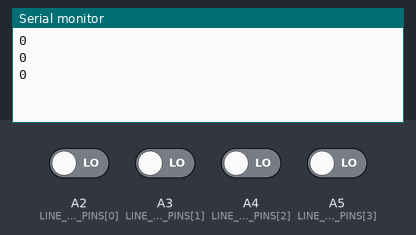
The sketch below on a simulated Arduino Uno, built with avr-gcc and run on an emulated ATmega328P. Parts: the last lines printed to the serial monitor. The inputs (shaded band) are chosen by the test bench; at power-on: A2 (LINE_SENSOR_PINS[0]), A3 (LINE_SENSOR_PINS[1]), A4 (LINE_SENSOR_PINS[2]), A5 (LINE_SENSOR_PINS[3]) LOW.

Above: at 2.8 s.
2.9 s: A2 (LINE_SENSOR_PINS[0]) driven HIGH
At 3.8 s:
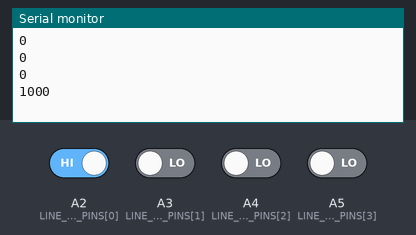
4.4 s: A3 (LINE_SENSOR_PINS[1]) driven HIGH
At 5.6 s:
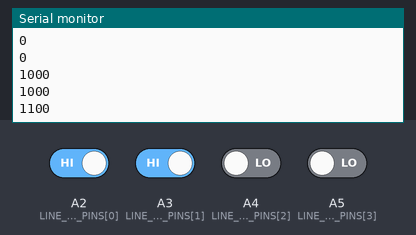
5.9 s: A4 (LINE_SENSOR_PINS[2]) driven HIGH
At 6.4 s:
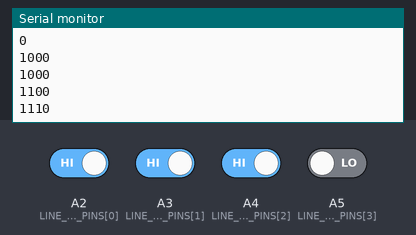
7.4 s: A5 (LINE_SENSOR_PINS[3]) driven HIGH
At 8.7 s:
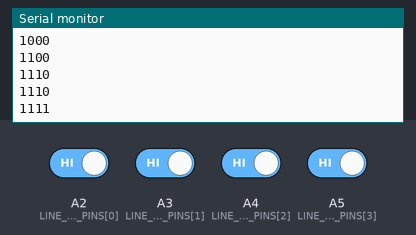
8.9 s: A2 (LINE_SENSOR_PINS[0]) driven LOW
At 9.8 s:
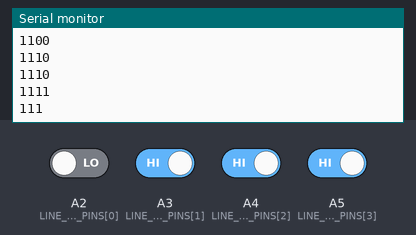
10.4 s: A3 (LINE_SENSOR_PINS[1]) driven LOW
At 11.4 s:
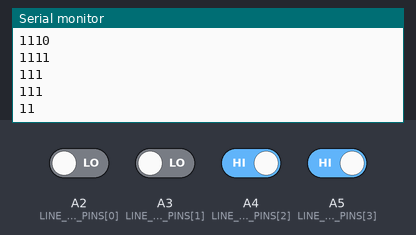
Timing chart, 0 to 12.9 s (numbered marks = the images above; inputs shaded):
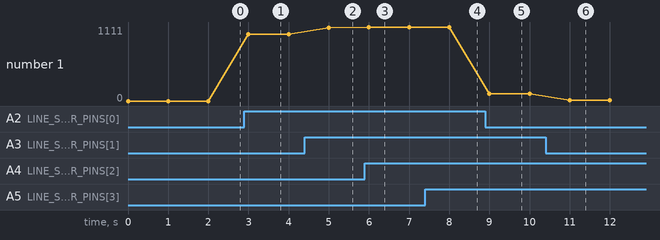

The sketch:

motor_test.ino
```cpp
const bool ROTATE_CLOCKWISE = false;
const bool ROTATE_COUNTER_CLOCKWISE = true;

const int SPEED = 40;

const uint32_t MOTOR_DIRECTION_LEFT = 12;
const uint32_t MOTOR_DIRECTION_RIGHT = 13;

const uint32_t SPEED_LEFT = 3;
const uint32_t SPEED_RIGHT = 11;

const uint32_t SEGMENT_U2 = 9;
const uint32_t SEGMENT_U1 = 10;
const uint32_t SEGMENT_PINS[] = {1, 2, 4, 5, 6, 7, 8};

#define SIZEOF_ARRAY(x) sizeof(x)/sizeof(x[0])

const bool motor_only = false;

// 7-segment waardes voor alle cijfers.
const bool SEGMENT_NUMERIC[10][7] = {
	//a,b,c,d,e,f,g
	{1,1,1,1,1,1,0}, // 0
	{0,1,1,0,0,0,0}, // 1
	{1,1,0,1,1,0,1}, // 2
	{1,1,1,1,0,0,1}, // 3
	{0,1,1,0,0,1,1}, // 4
	{1,0,1,1,0,1,1}, // 5
	{1,0,1,1,1,1,1}, // 6
	{1,1,1,0,0,0,0}, // 7
	{1,1,1,1,1,1,1}, // 8
	{1,1,1,1,0,1,1}  // 9
};

const bool SEGMENT_LETTERS[10][7] = {
	//a,b,c,d,e,f,g
	{1,0,0,0,1,1,1}, // F
	{0,0,0,0,1,0,1}, // R
	{0,0,1,1,1,1,1}, // B
	{0,0,0,1,1,1,0}, // L
};
void motors_init(){
	TCCR2B = TCCR2B & B11111000 | B00000111;
	pinMode(MOTOR_DIRECTION_LEFT, OUTPUT);
	pinMode(MOTOR_DIRECTION_RIGHT, OUTPUT);

}

void segment_display_init(){
	pinMode(SEGMENT_U1, OUTPUT);
	pinMode(SEGMENT_U2, OUTPUT);
	for(size_t i = 0; i < SIZEOF_ARRAY(SEGMENT_PINS); i++){
		pinMode(SEGMENT_PINS[i], OUTPUT);

	}
}

void display_show(const bool* segments1, const bool* segments2){
	//nog implementeren.
	digitalWrite(SEGMENT_U1, LOW);
	//display_clear();
	if(segments1 != NULL){
		for(size_t i = 0; i < 7; i++){
			digitalWrite(SEGMENT_PINS[i], segments1[i]);

		}

	}
}

const uint8_t VALUES_FORWARD[] = {
	0b01011, // 11
	0b11010, // 26
	0b11011, //16+8+2+1 = 27
};

const uint8_t VALUES_LEFT[] = {
	0b00001, // 1
	0b00010, // 2
	0b00011, // 3
	0b10010, // 18
	0b10011, // 19
};

const uint8_t VALUES_RIGHT[] = {
	0b01000, //8
	0b01001, //9
	0b10000, //16
	0b10001, //17
	0b11000, //24
	0b11001, //25
};

bool in_array(uint8_t* arr, uint8_t value, size_t n){
	for(size_t i = 0; i < n; i++){
		if(arr[i] == value){
			return true;

		}

	}
	return false;

}

const uint8_t VALUE_POSSIBLE_FINISH = 0b00000;


const uint32_t LINE_SENSOR_PINS[5] = {A2, A3, A4, A5};
const uint32_t PING_ECHO = A1;
const uint32_t PING_TRIGGER = A0;

void linsensor_init(){
	for(size_t i = 0; i < 4; i++){
		pinMode(LINE_SENSOR_PINS[i], INPUT);
	}

}

uint8_t get_line_sensor(){
	uint8_t result = 0;
	uint8_t idx = 3;
	for(size_t i = 0; i < 4; i++){
		result |= ((uint8_t)digitalRead(LINE_SENSOR_PINS[i]) << idx);
		idx--;

	}
	//Serial.print("[Line sensor] value = ");
	//Serial.println(result);
	return result;

}

uint8_t get_center_line(){
	return digitalRead(LINE_SENSOR_PINS[2]);
}

void forward(){
  digitalWrite(MOTOR_DIRECTION_LEFT, ROTATE_CLOCKWISE);
  digitalWrite(MOTOR_DIRECTION_RIGHT, ROTATE_COUNTER_CLOCKWISE);
  analogWrite(SPEED_LEFT, SPEED);
  analogWrite(SPEED_RIGHT, SPEED);
}

void backward(){
  digitalWrite(MOTOR_DIRECTION_LEFT, ROTATE_COUNTER_CLOCKWISE);
  digitalWrite(MOTOR_DIRECTION_RIGHT, ROTATE_CLOCKWISE);
  analogWrite(SPEED_LEFT, SPEED);
  analogWrite(SPEED_RIGHT, SPEED);
}

void right(){
  digitalWrite(MOTOR_DIRECTION_LEFT, ROTATE_COUNTER_CLOCKWISE);
  digitalWrite(MOTOR_DIRECTION_RIGHT, ROTATE_COUNTER_CLOCKWISE);
  analogWrite(SPEED_LEFT, SPEED);
  analogWrite(SPEED_RIGHT, 0);
}

void left(){
  digitalWrite(MOTOR_DIRECTION_LEFT, ROTATE_CLOCKWISE);
  digitalWrite(MOTOR_DIRECTION_RIGHT, ROTATE_CLOCKWISE);
  analogWrite(SPEED_LEFT, 0);
  analogWrite(SPEED_RIGHT, SPEED);
}

void stop(){
  analogWrite(SPEED_LEFT, 0);
  analogWrite(SPEED_RIGHT, 0);

}

void turn_right(){
	uint8_t line = get_center_line();
	while(line != 0){
		right();
		line = get_center_line();

	}


}

enum phases{
	FORWARD,
	RIGHT,
	LEFT,
	BACKWARD,
	DONE

};

uint8_t phase = FORWARD;
uint32_t turn_start = 0;
const uint32_t TURN_DURATION = 2000;

void setup() {
	//motors_init();
	Serial.begin(9600);
	//segment_display_init();
	linsensor_init();

}

void loop() {

	//right();

	uint8_t line = get_line_sensor();
	Serial.println(line, BIN);
	delay(1000);


}
```

Measured:
- after the input at 2.9 s, the serial monitor: prints a new line after 0.10 s (image 1)
- after the input at 4.4 s, the serial monitor: prints a new line after 0.60 s (image 2)
- after the input at 5.9 s, the serial monitor: prints a new line after 0.10 s (image 3)
- after the input at 7.4 s, the serial monitor: prints a new line after 0.60 s (image 4)
- after the input at 8.9 s, the serial monitor: prints a new line after 0.10 s (image 5)
- after the input at 10.4 s, the serial monitor: prints a new line after 0.60 s (image 6)
- plotted number 1: 0 → 1000 after the input at 2.9 s, 1000 → 1100 after the input at 4.4 s, 1100 → 1110 after the input at 5.9 s, 1110 → 1111 after the input at 7.4 s, 1111 → 111 after the input at 8.9 s
